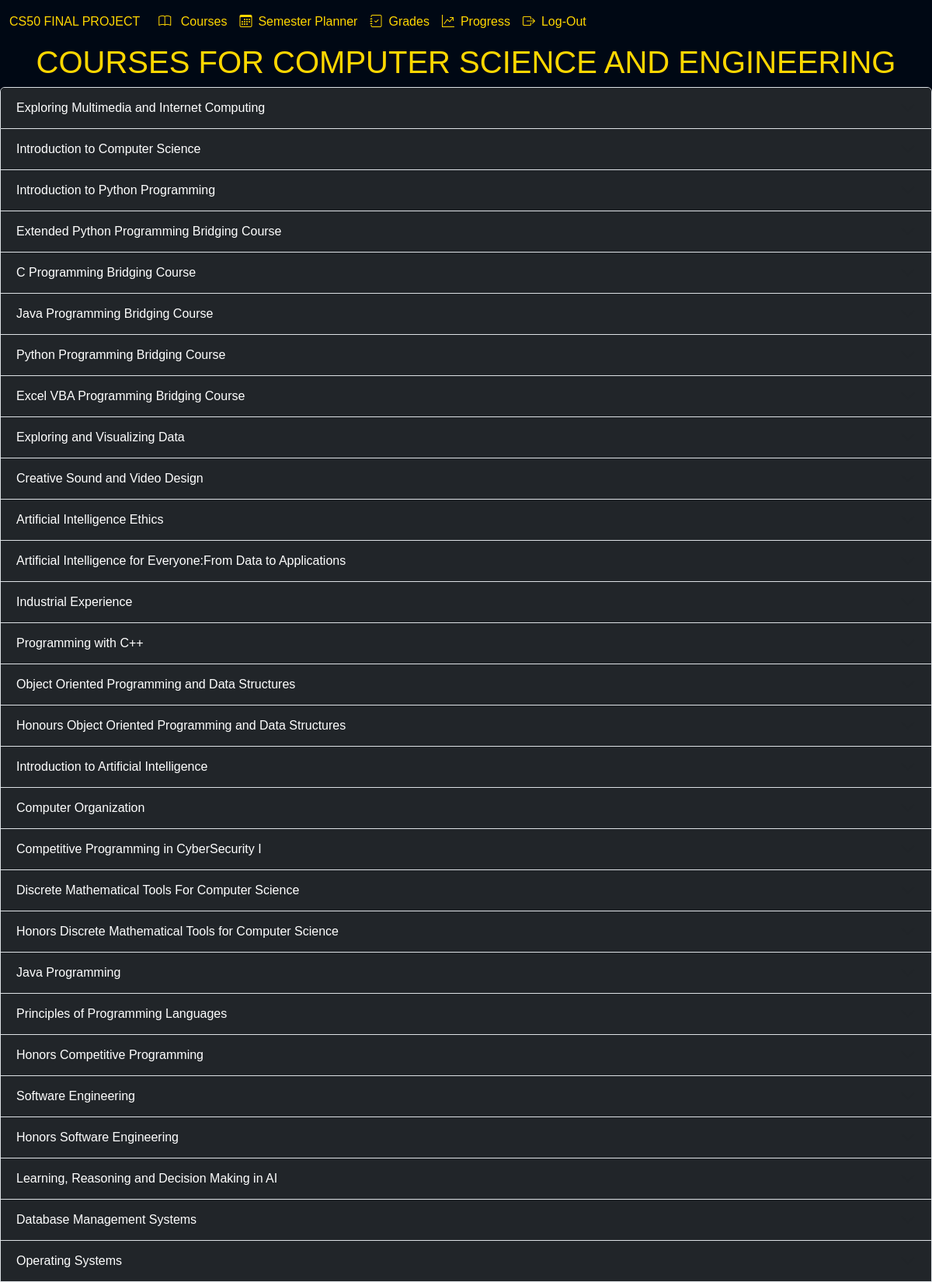
Screenshot of / (signed in, upper part) with the database file from the repository.
### tables this page shows
CREATE TABLE courses (id INTEGER PRIMARY KEY AUTOINCREMENT,code TEXT NOT NULL, name TEXT NOT NULL, credits INTEGER NOT NULL, description TEXT);

### app.py (the view)
@app.route("/")
@login_required
def courses():
    user_id = session["user_id"]
    rows = db.execute("SELECT * FROM courses")
    return render_template("courses.html", rows=rows)

### app.py (called while the page is built)
@app.after_request
def after_request(response):
    response.headers["Cache-Control"] = "no-cache, no-store, must-revalidate"
    response.headers["Expires"] = 0
    response.headers["Pragma"] = "no-cache"
    return response

### helpers.py (called while the page is built)
def login_required(f):
    @wraps(f)
    def decorated_function(*args, **kwargs):
        if session.get("user_id") is None:
            return redirect("/login")
        return f(*args, **kwargs)
    return decorated_function

### templates/courses.html (shortened to what this page needs)
{% extends "layout.html" %}
{% block body %}
        <div class="heading-courses">
            <h1>COURSES FOR COMPUTER SCIENCE AND ENGINEERING</h1>
            <div class="accordion" id="accordionExample">
                {% for row in rows %}
                <div class="accordion-item bg-dark">
                    <h2 class="accordion-header">
                    <button class="accordion-button bg-dark text-white  collapsed" type="button" data-bs-toggle="collapse" data-bs-target="#collapse{{row['id']}}" aria-expanded="false" aria-controls='collapse{{row["id"]}}'>
                        {{row["name"]}}
                    </button>
                    </h2>
                </div>
                {% endfor %}
            </div>
        </div>
{% endblock %}

### templates/layout.html (shortened to what this page needs)
<!DOCTYPE html>
<html lang="en">
    <head>
        <link rel="stylesheet" href="https://cdn.jsdelivr.net/npm/bootstrap-icons@1.13.1/font/bootstrap-icons.min.css">
        <link href="https://cdn.jsdelivr.net/npm/bootstrap@5.3.8/dist/css/bootstrap.min.css" rel="stylesheet">
        <link href="/static/style.css" rel="stylesheet">
    </head>
    <body class="main">
        {% if session["user_id"] %}
            <div class="mainbar">
                <nav class="navbar navbar-expand-lg custom-navbar">
                    <div class="container-fluid">
                        <a class="navbar-brand">CS50 FINAL PROJECT</a>
                        <div class="collapse navbar-collapse" id="navbarNavAltMarkup">
                            <div class="navbar-nav">
                                <a class="nav-link" href="/"><i class="bi bi-book"></i> Courses</a>
                                <a class="nav-link" href="/planner"><i class="bi bi-calendar3"></i>Semester Planner</a>
                                <a class="nav-link" href="/grades"><i class="bi bi-journal-check"></i>Grades</a>
                                <a class="nav-link" href="/progress"><i class="bi bi-graph-up-arrow"></i>Progress</a>
                                <a class="nav-link" href="/logout"><i class="bi bi-box-arrow-right"></i>Log-Out</a>
                            </div>
                        </div>
                    </div>
                </nav>
            </div>
        {% endif %}
        {% block body %}{% endblock %}
    </body>
</html>

### static/style.css (style rules this page uses)
.heading-courses { text-align: center; background-color: #000814; color: gold; font-family:Georgia, sans-serif; font-weight:bold; }
.nav-link { color: white; font-size: 16px; font-family: "Tahoma", sans-serif; }
.custom-navbar { background-color: #000814; }
.custom-navbar .navbar-brand, .custom-navbar .nav-link { color: gold; font-size: 16px; font-family: "Tahoma", sans-serif; }
.nav-link i { margin-right: 8px; }

### rows the page displays
courses: name "Exploring Multimedia and Internet Computing"
courses: name "Introduction to Computer Science"
courses: name "Introduction to Python Programming"
courses: name "Extended Python Programming Bridging Course"
courses: name "C Programming Bridging Course"
courses: name "Java Programming Bridging Course"
courses: name "Python Programming Bridging Course"
courses: name "Excel VBA Programming Bridging Course"
courses: name "Exploring and Visualizing Data"
courses: name "Creative Sound and Video Design"
courses: name "Artificial Intelligence Ethics"
courses: name "Artificial Intelligence for Everyone:From Data to Applications"
courses: name "Industrial Experience"
courses: name "Programming with C++"
courses: name "Object Oriented Programming and Data Structures"
courses: name "Honours Object Oriented Programming and Data Structures"
courses: name "Introduction to Artificial Intelligence"
courses: name "Computer Organization"
courses: name "Competitive Programming in CyberSecurity I"
courses: name "Discrete Mathematical Tools For Computer Science"
courses: name "Honors Discrete Mathematical Tools for Computer Science"
courses: name "Java Programming"
courses: name "Principles of Programming Languages"
courses: name "Honors Competitive Programming"
courses: name "Software Engineering"
courses: name "Honors Software Engineering"
courses: name "Learning, Reasoning and Decision Making in AI"
courses: name "Database Management Systems"
courses: name "Operating Systems"
